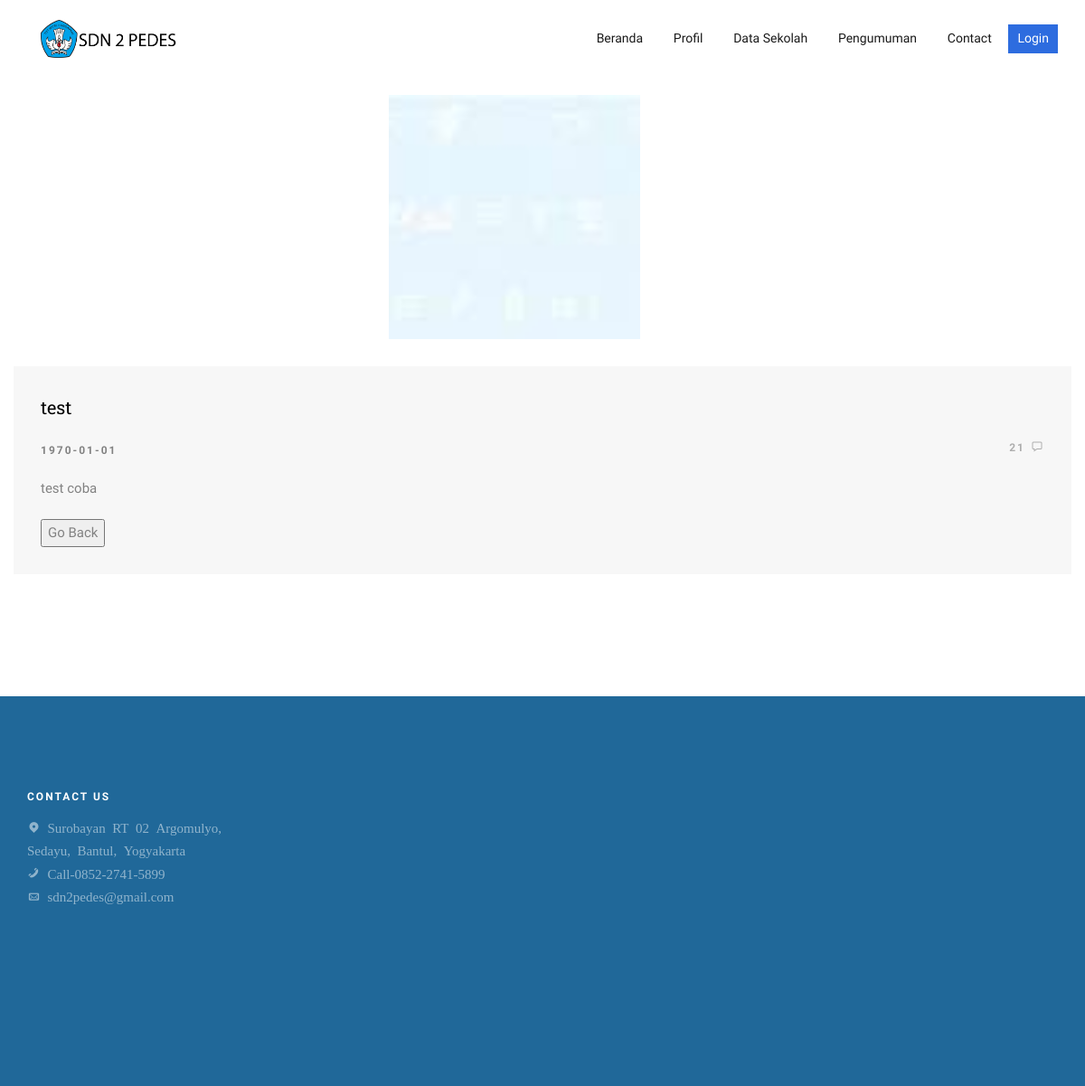
Before: /Dashboard/tampil_pengdetail/8 with the older database file.
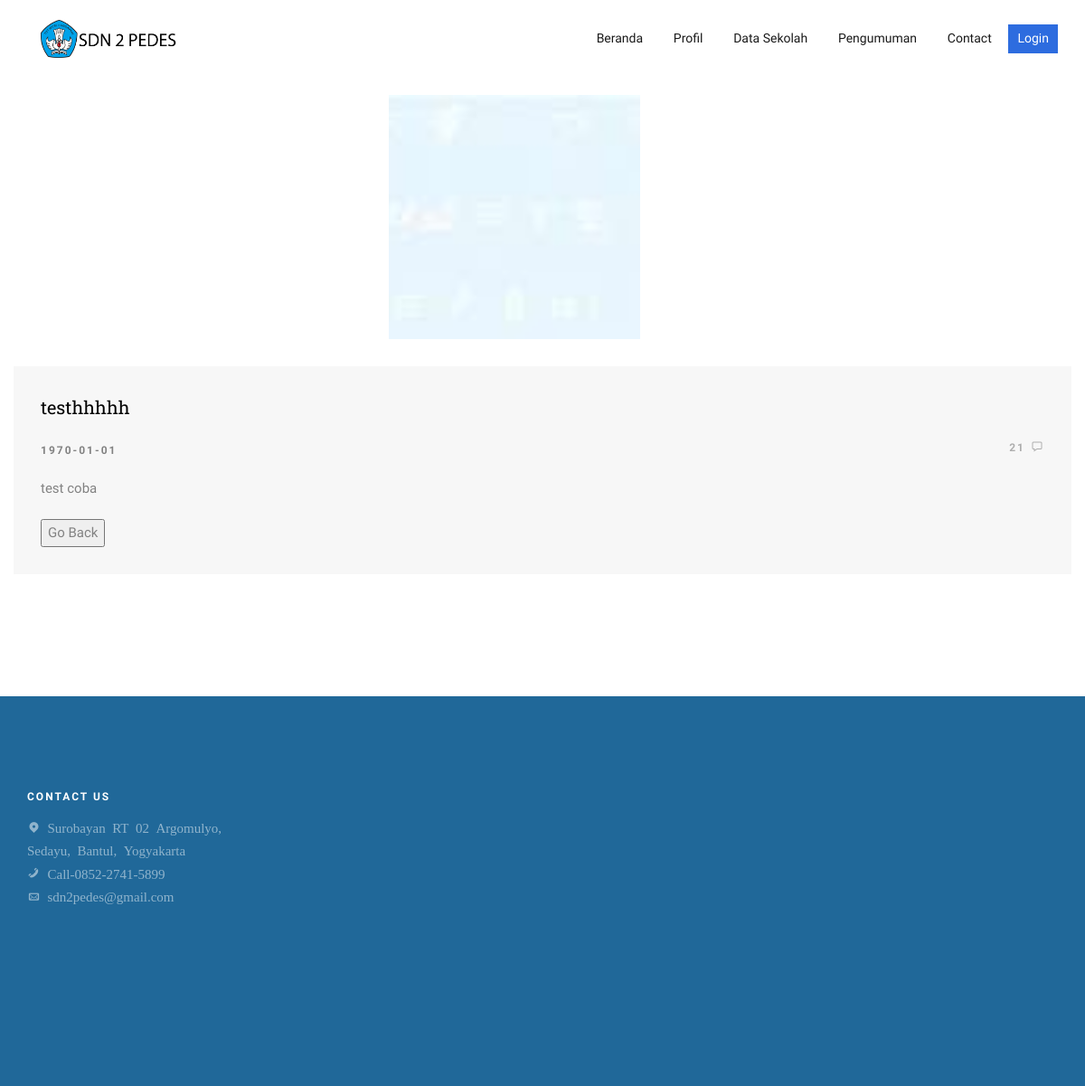
After: the same page with the newer database file.
### tables this page shows
CREATE TABLE `pengumuman` (
  `id_pengumuman` int(11) NOT NULL,
  `judul` text NOT NULL,
  `isi` text NOT NULL,
  `tanggal` date NOT NULL,
  `gambar` varchar(100) NOT NULL
);

### application/controllers/Dashboard.php (called while the page is built, shortened)
<?php
class Dashboard extends CI_Controller {
	function __construct()
    {
        $this->load->helper('url');
        $this->load->model('m_data');
    }
    function tampil_pengdetail($id){
        $ks = $this->m_data->GetWhere('pengumuman', array('id_pengumuman' => $id));
        $data = array(
            'id_pengumuman' => $ks[0]['id_pengumuman'],
            'judul' => $ks[0]['judul'],
            'isi' => $ks[0]['isi'],
            'tanggal' => $ks[0]['tanggal'],
            'gambar' => $ks[0]['gambar']
            );
        $this->load->view('dasboard/header');
        $this->load->view('dasboard/peng_detail',$data);
        $this->load->view('dasboard/footer');
    }
}

### index.php (called while the page is built, shortened)
<?php
require_once BASEPATH.'core/CodeIgniter.php';

### application/models/m_data.php (called while the page is built, shortened)
<?php
class M_data extends CI_Model{
	public function GetWhere($table, $data){
        $res=$this->db->get_where($table, $data);
        return $res->result_array();
    }
}

### application/views/dasboard/peng_detail.php (the view, shortened to what this page needs)
<body>
	<div id="page">
		<div id="fh5co-blog">
		<div class="container">
			<div class="row">
					<div class="col-lg-6 col-md-6">
						<div class="fh5co-blog animate-box" style="margin-left: 300pt; margin-right: auto;display: block; width: 50%;">
						<a href="#" class="blog-img-holder" alt="Image" width="200" style="background-image: url(<?=base_url(); ?>assets/img/upload/<?php echo $gambar;?>);"></a>
						</div>
					</div>
					<div class="fh5co-blog animate-box">
						<div class="blog-text">
							<h3><a href="#"><?php echo $judul;?></a></h3>
							<span class="posted_on"><?php echo $tanggal;?></span>
							<span class="comment"><a href="">21<i class="icon-speech-bubble"></i></a></span>
							<p style="text-align:justify"><?php echo $isi;?></p>
							<input type="button" value="Go Back" onclick="history.back(-1)" />
						</div>
					</div>
			</div>
		</div>
	</div>
	</div>
</body>

Changed rows visible on the page:
changed pengumuman "test coba": judul "test" → "testhhhhh"
